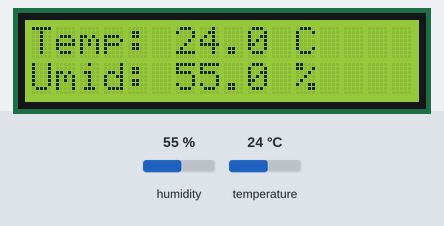
Simulated run of this sketch. Board: Arduino Uno, built with avr-gcc and run on an emulated ATmega328P. On the bench: 16×2 character LCD. The test bench sets the inputs (shaded band); at power-on: humidity 55 %, temperature 24 °C. What the sketch prints to the serial monitor is not drawn.

Above: at 2.6 s.
2.7 s: humidity set to 22 %
At 4.4 s:
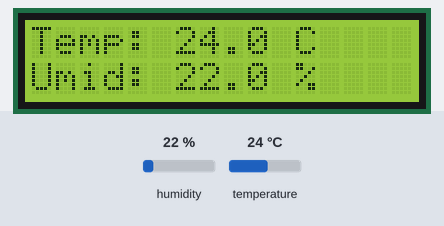
5.7 s: temperature set to 12 °C
At 6.4 s:
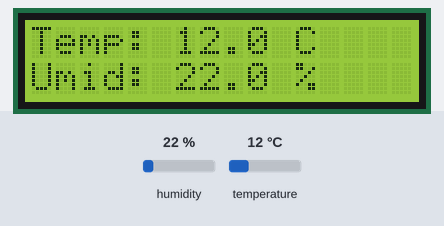
8.7 s: humidity set to 40 %
At 11.3 s:
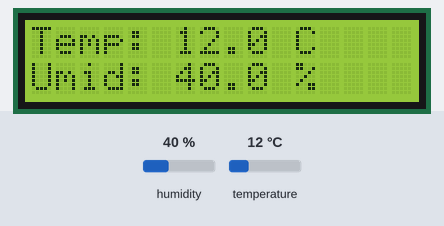
11.7 s: temperature set to 19 °C
At 13.5 s:
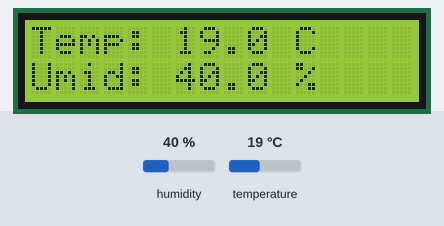
Timing chart, 0 to 15.0 s (numbered marks = the images above; inputs shaded):
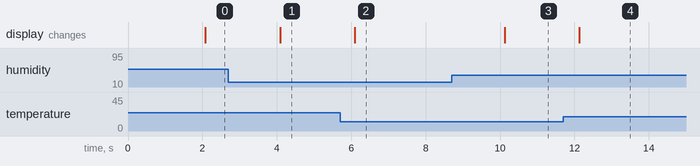

Measured:
- after the input at 2.7 s, the display: changes after 1.4 s (image 1)
- after the input at 5.7 s, the display: changes after 0.40 s (image 2)
- after the input at 8.7 s, the display: changes after 1.4 s (image 3)
- after the input at 11.7 s, the display: changes after 0.44 s (image 4)

The sketch:

sketch.ino
```cpp
// DHT22 no pino 7; LCD 16x2 em modo 4 bits (RS=12, E=11, D4=5, D5=4, D6=3, D7=2).
#include <LiquidCrystal.h>
#include <DHT.h>

LiquidCrystal lcd(12, 11, 5, 4, 3, 2);
DHT dht(7, DHT22);

void setup() {
  Serial.begin(9600);
  lcd.begin(16, 2);
  lcd.print("Iniciando...");
  dht.begin();
}

void loop() {
  delay(2000);
  float h = dht.readHumidity();
  float t = dht.readTemperature();
  lcd.clear();
  if (isnan(h) || isnan(t)) {
    lcd.print("Falha no DHT22");
    Serial.println("Falha ao ler o DHT22");
    return;
  }
  lcd.setCursor(0, 0);
  lcd.print("Temp: ");
  lcd.print(t, 1);
  lcd.print(" C");
  lcd.setCursor(0, 1);
  lcd.print("Umid: ");
  lcd.print(h, 1);
  lcd.print(" %");
  Serial.print("T=");
  Serial.print(t, 1);
  Serial.print(" H=");
  Serial.println(h, 1);
}
```
